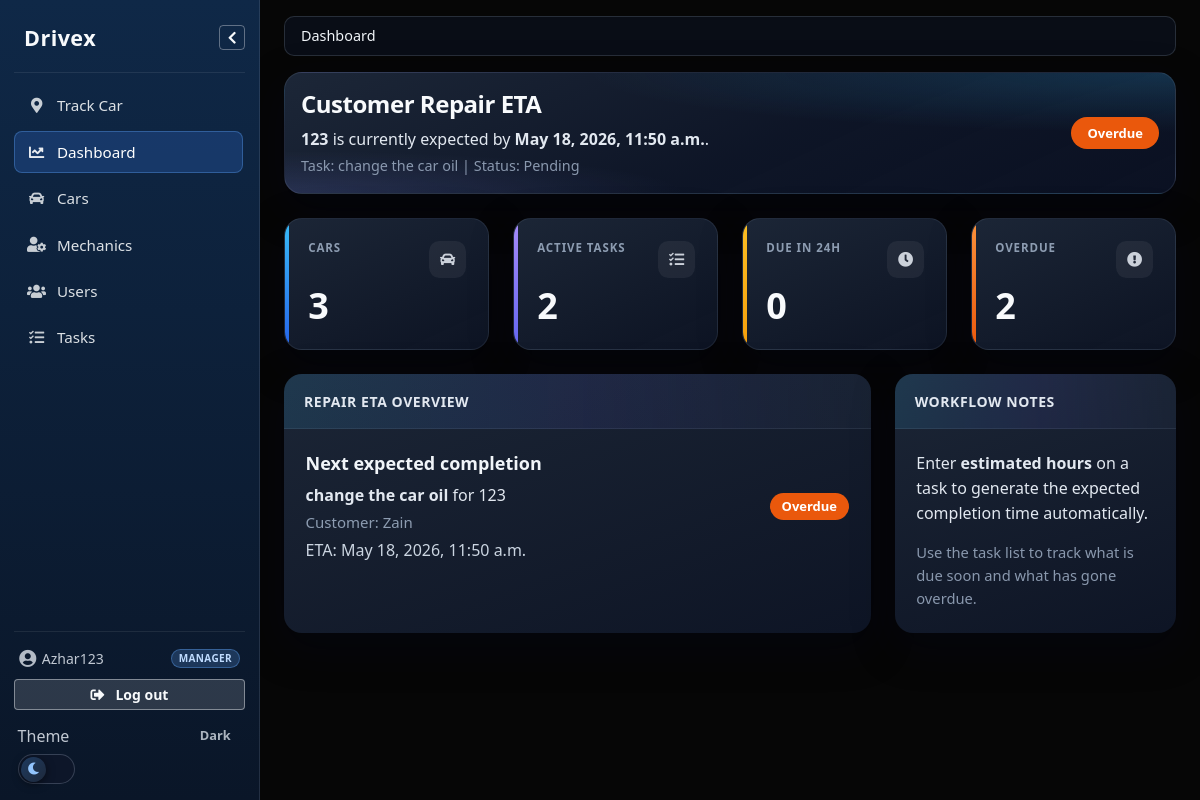
The app's page / (signed in), older data.
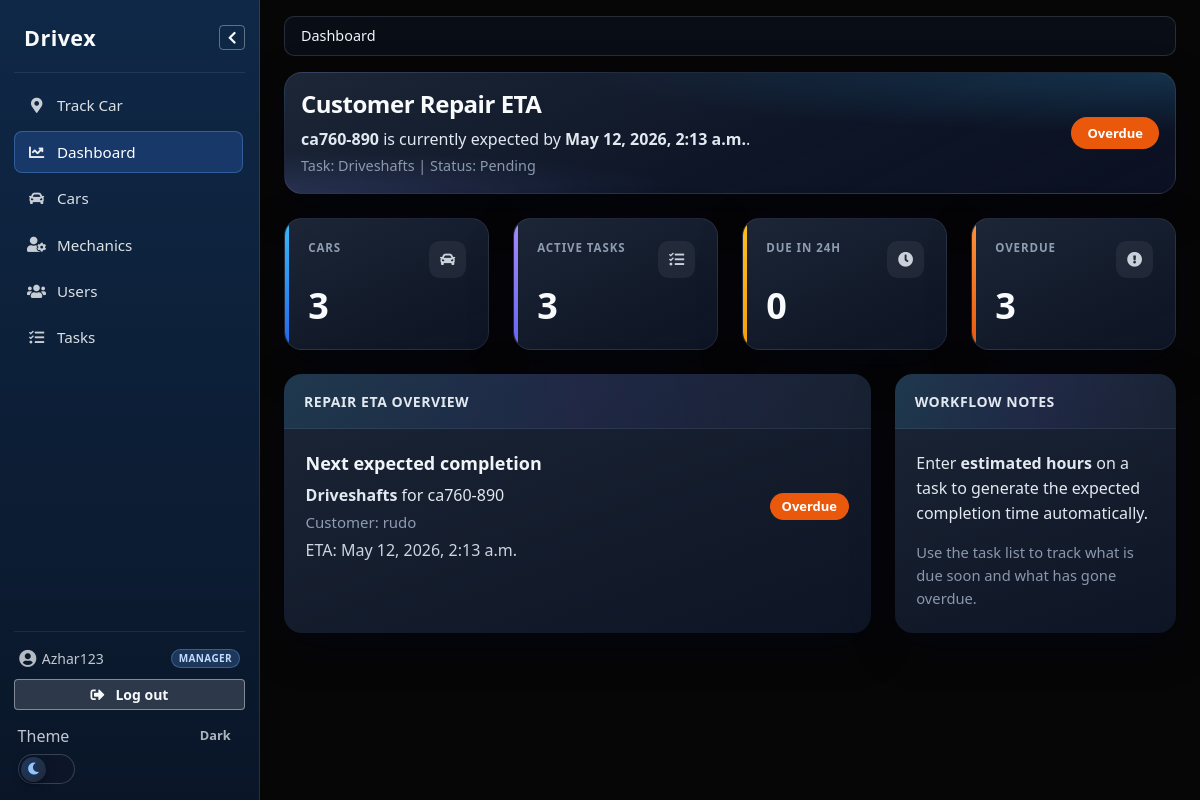
The same page, newer data.
### taskapp/models.py (models this page shows, shortened)
class Task(models.Model):
    STATUS_CHOICES = [
        ('pending', 'Pending'),
        ('in_progress', 'In Progress'),
        ('completed', 'Completed'),
    ]
    PRIORITY_CHOICES = [
        ('low', 'Low'),
        ('medium', 'Medium'),
        ('high', 'High'),
    ]
    car = models.ForeignKey(
        Cars,
        on_delete=models.CASCADE,
        related_name='tasks'
    )
    mechanic = models.ForeignKey(
        Mechanic,
        on_delete=models.SET_NULL,
        null=True,
        blank=True,
        related_name='tasks'
    )
    title = models.CharField(max_length=200)
    description = models.TextField(blank=True)
    status = models.CharField(
        max_length=20,
        choices=STATUS_CHOICES,
        default='pending'
    )
    priority = models.CharField(
        max_length=10,
        choices=PRIORITY_CHOICES,
        default='medium'
    )
    estimated_hours = models.DecimalField(
        max_digits=4,
        decimal_places=1,
        null=True,
        blank=True,
        help_text='Work estimate in hours; used to calculate promised completion when you save.',
    )
    promised_completion_at = models.DateTimeField(null=True, blank=True)
    created_at = models.DateTimeField(auto_now_add=True)
    updated_at = models.DateTimeField(auto_now=True)
    class Meta:
        ordering = ['status', '-created_at']
    def save(self, *args, **kwargs):
        if self.estimated_hours:
            base_time = self.created_at or timezone.now()
            self.promised_completion_at = base_time + timedelta(
                hours=float(self.estimated_hours)
            )
        else:
            self.promised_completion_at = None
        super().save(*args, **kwargs)
        if self.mechanic_id and self.status != 'completed':
            Mechanic.objects.filter(pk=self.mechanic_id).update(
                is_manually_busy=False,
            )
    @property
    def is_overdue(self):
        return (
            self.promised_completion_at
            and self.status != 'completed'
            and self.promised_completion_at < timezone.now()
        )

class Cars(models.Model):
    Status_choices = [
        ('waiting', 'Waiting'),
        ('assigned', 'Assigned'),
        ('in_progress', 'In-progress'),
        ('completed', 'Completed')
    ]
    registration_number = models.CharField(max_length=20, unique=True)
    make = models.CharField(max_length=50)
    model = models.CharField(max_length=50)
    year = models.PositiveIntegerField(null=True, blank=True)
    customer_name = models.CharField(max_length=100, blank=True)
    customer_phone = models.CharField(max_length=20, blank=True)
    status = models.CharField(
        max_length=20,
        choices=Status_choices,
        default='waiting'
    )
    created_at = models.DateTimeField(auto_now_add=True)
    class Meta:
        ordering = ['-created_at']
        verbose_name = 'Car'
        verbose_name_plural = 'Cars'

### taskapp/views.py (the view, shortened to what this page needs)
# urls.py: path('', views.home, name='home'),
@login_required
def home(request):
    role = resolve_shop_access_role(request.user)
    if role == 'mechanic':
        return redirect('task_list')
    now = timezone.now()
    tasks = Task.objects.all()
    active_tasks = tasks.exclude(status='completed')
    due_soon = active_tasks.filter(
        promised_completion_at__gte=now,
        promised_completion_at__lte=now + timedelta(hours=24),
    ).count()
    overdue_tasks = active_tasks.filter(promised_completion_at__lt=now).count()
    next_task = (
        active_tasks.filter(promised_completion_at__isnull=False)
        .order_by('promised_completion_at', 'created_at')
        .first()
    )
    cars_scope = Cars.objects.all()
    return render(
        request,
        'home.html',
        {
            'total_cars': cars_scope.count(),
            'active_tasks': active_tasks.count(),
            'due_soon': due_soon,
            'overdue_tasks': overdue_tasks,
            'next_task': next_task,
        },
    )

### taskapp/breadcrumbs.py (called while the page is built, shortened)
def resolve_shop_breadcrumb_items(request):
    user = getattr(request, "user", None)
    if not user.is_authenticated:
        return []
    role = resolve_shop_access_role(user)
    if role is None:
        return []
    rm = getattr(request, "resolver_match", None)
    url_name = getattr(rm, "url_name", None) if rm is not None else None
    if not url_name:
        return []
    if rm.app_name == "admin" or (rm.namespaces and "admin" in rm.namespaces):
        return []
    if role == "mechanic":
        if url_name == "task_list":
            return [{"label": _("My tasks"), "url": None}]
        return []
    if role != "manager":
        return []
    if url_name == "home":
        return [{"label": _("Dashboard"), "url": None}]

### taskapp/context_processors.py (called while the page is built, shortened)
def admin_mechanic_task_summary(request):
    try:
        admin_index = reverse('admin:index')
    except Exception:
        return {}
    if request.path.rstrip('/') != admin_index.rstrip('/'):
        return {}

def shop_breadcrumbs(request):
    return {'shop_breadcrumb_items': resolve_shop_breadcrumb_items(request)}

### taskapp/templates/home.html (shortened to what the changed rows need)
{% extends 'base.html' %}
{% block content %}
<div class="dashboard-home">
  <div class="card border-0 mb-4 home-hero-card dashboard-hero">
    <div
      class="card-body d-flex flex-column flex-md-row justify-content-between align-items-md-center gap-3"
    >
      <div>
        <h4 class="mb-2 dashboard-hero__title">Customer Repair ETA</h4>
        {% if next_task %}
        <p class="mb-1 dashboard-hero__lead">
          <strong>{{ next_task.car.registration_number }}</strong> is currently
          expected by
          <strong>{{ next_task.promised_completion_at|date:"M d, Y, g:i a" }}</strong>.
        </p>
        <p class="mb-0 dashboard-hero__meta">
          Task: {{ next_task.title }} | Status: {{ next_task.get_status_display }}
        </p>
        {% else %}
        <p class="mb-0 dashboard-hero__meta">
          No active repair is scheduled yet. Add a task with estimated hours to
          generate the expected completion time.
        </p>
        {% endif %}
      </div>
    </div>
  </div>
  <div class="row g-4 mb-4 dashboard-stat-row">
    <div class="col-md-6 col-xl-3">
      <div class="dashboard-stat-card dashboard-stat-card--tasks h-100">
        <div class="card-body dashboard-stat-card__body">
          <div class="d-flex justify-content-between align-items-start gap-2 mb-2">
            <h6 class="dashboard-stat-card__label mb-0">Active Tasks</h6>
            <span class="dashboard-stat-card__icon-wrap" aria-hidden="true">
            </span>
          </div>
          <p class="dashboard-stat-card__value mb-0">{{ active_tasks }}</p>
        </div>
      </div>
    </div>
    <div class="col-md-6 col-xl-3">
      <div class="dashboard-stat-card dashboard-stat-card--overdue h-100">
        <div class="card-body dashboard-stat-card__body">
          <div class="d-flex justify-content-between align-items-start gap-2 mb-2">
            <h6 class="dashboard-stat-card__label mb-0">Overdue</h6>
            <span class="dashboard-stat-card__icon-wrap" aria-hidden="true">
            </span>
          </div>
          <p class="dashboard-stat-card__value mb-0">{{ overdue_tasks }}</p>
        </div>
      </div>
    </div>
  </div>
  <div class="row g-4 dashboard-panel-row">
    <div class="col-lg-8">
      <div class="dashboard-panel card border-0 h-100">
        <div class="card-body dashboard-panel__body">
          {% if next_task %}
          <div class="row align-items-center">
            <div class="col-md-8">
              <h4 class="mb-2 dashboard-panel__heading">Next expected completion</h4>
              <p class="mb-1 dashboard-panel__emphasis">
                <strong>{{ next_task.title }}</strong> for
                {{ next_task.car.registration_number }}
              </p>
              <p class="mb-1 dashboard-panel__muted">
                Customer: {{ next_task.car.customer_name|default:'Not provided' }}
              </p>
              <p class="mb-0 dashboard-panel__eta">
                ETA: {{ next_task.promised_completion_at|date:"M d, Y, g:i a" }}
              </p>
            </div>
            <div class="col-md-4 text-md-end mt-3 mt-md-0">
              {% if next_task.is_overdue %}
              <span class="status-badge status-badge--overdue">Overdue</span>
              {% elif next_task.status == 'in_progress' %}
              {% include 'includes/status_badge.html' with status=next_task.status label=next_task.get_status_display %}
              {% elif next_task.status == 'completed' %}
              {% include 'includes/status_badge.html' with status=next_task.status label=next_task.get_status_display %}
              {% else %}
              <span class="status-badge status-badge--planned">Planned</span>
              {% endif %}
            </div>
          </div>
          {% else %}
          <p class="mb-0 dashboard-panel__muted">No active repair ETA available yet.</p>
          {% endif %}
        </div>
      </div>
    </div>
  </div>
</div>
{% endblock %}

Row changes from the older to the newer data that the page shows:
no longer on this page (row edited): Task: car.registration_number "123", promised_completion_at "May 18, 2026, 11:50 a.m.", title "change the car oil", status "Pending", car.customer_name "Zain"
now on this page (row edited): Task: car.registration_number "ca760-890", promised_completion_at "May 12, 2026, 2:13 a.m.", title "Driveshafts", status "Pending", car.customer_name "rudo"
Text that changed along with them:
{{ active_tasks }}: "2" → "3"
{{ overdue_tasks }}: "2" → "3"
